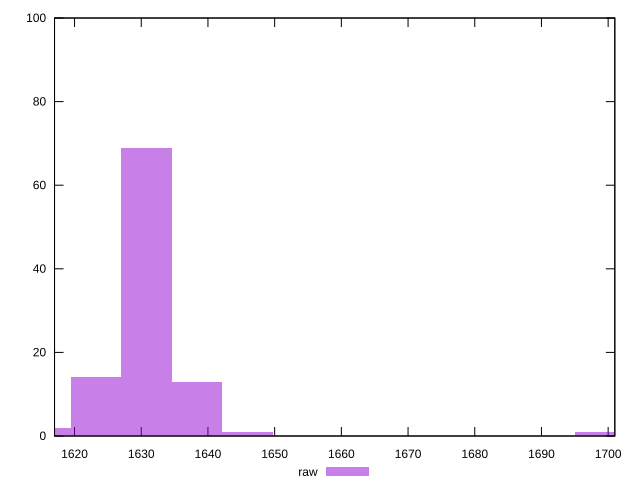

The gnuplot source for this figure:
reset

$raw <<EOF
1698.757422672973 1
1615.7070597867387 2
1623.2570927763963 14
1638.3571587557117 13
1630.807125766054 69
1645.9071917453693 1
EOF

set key outside below
set boxwidth 7.550032989657658
set xrange [1617:1701]
set yrange [0:100]
set trange [0:100]
set style fill transparent solid 0.5 noborder
set terminal svg size 640, 490 enhanced background rgb 'white'
set output "reports/report_00033_2021-03-01T14-23-16.841Z/render-blocking-resources/samples/astro-inner-cached/raw/histogram.svg"

plot $raw title "raw" with boxes

reset
